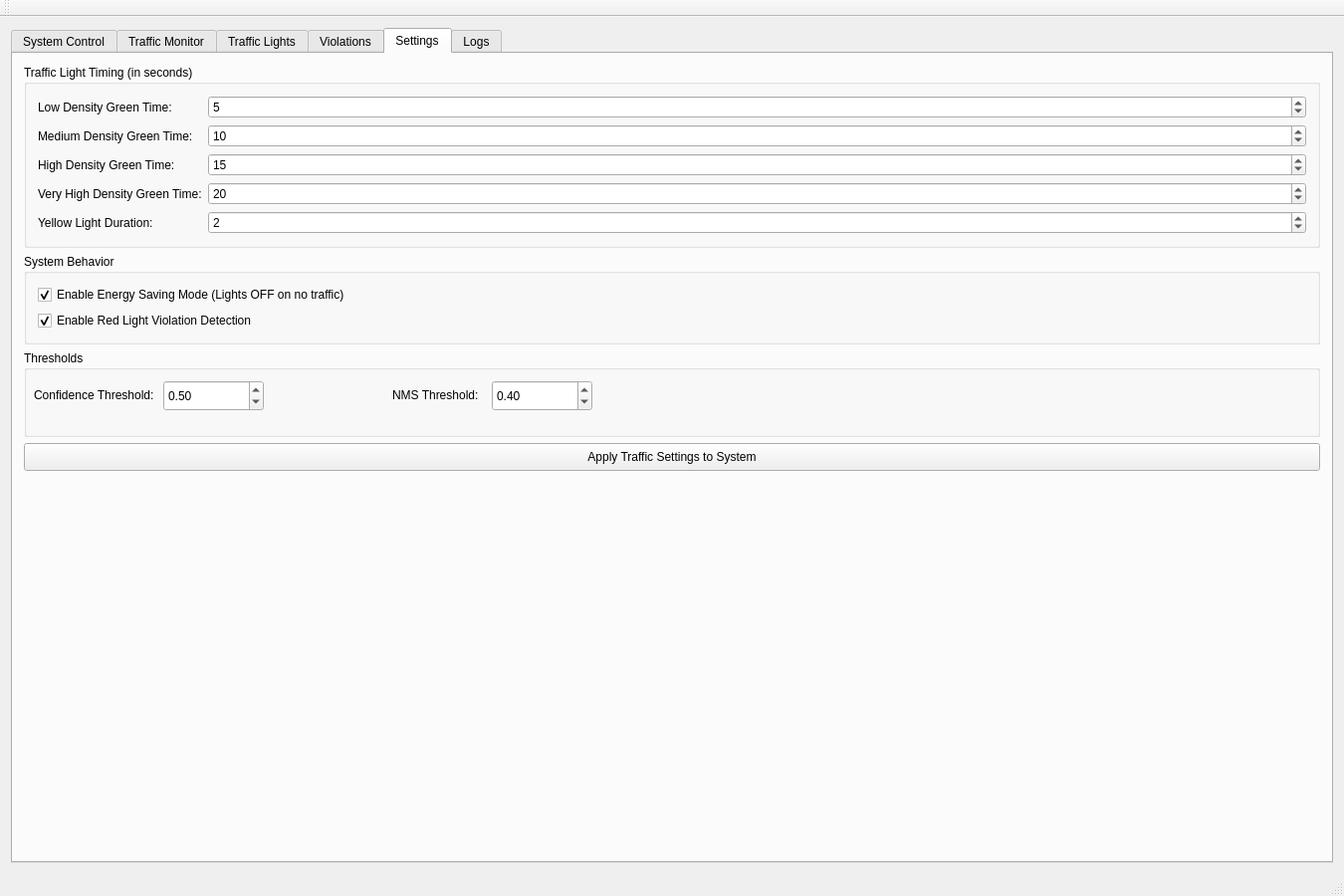
<?xml version="1.0" encoding="UTF-8"?>
<ui version="4.0">
 <class>MainWindow</class>
 <widget class="QMainWindow" name="MainWindow">
  <property name="geometry">
   <rect>
    <x>0</x>
    <y>0</y>
    <width>1350</width>
    <height>900</height>
   </rect>
  </property>
  <property name="windowTitle">
   <string>Smart Traffic Management System v1.0</string>
  </property>
  <widget class="QWidget" name="centralwidget">
   <layout class="QVBoxLayout" name="verticalLayout_central">
    <item>
     <widget class="QTabWidget" name="mainTabWidget_ui">
      <property name="currentIndex">
       <number>4</number>
      </property>
      <widget class="QWidget" name="systemControlTab_ui">
       <attribute name="title">
        <string>System Control</string>
       </attribute>
       <layout class="QVBoxLayout" name="verticalLayout_sysCtrl">
        <item>
         <widget class="QGroupBox" name="sysctrl_systemGroupBox">
          <property name="title">
           <string>System Control</string>
          </property>
          <layout class="QHBoxLayout" name="horizontalLayout_sysCtrlButtons">
           <item>
            <widget class="QPushButton" name="sysctrl_startSystemBtn">
             <property name="minimumSize">
              <size>
               <width>0</width>
               <height>40</height>
              </size>
             </property>
             <property name="styleSheet">
              <string>background-color: green; color: white;</string>
             </property>
             <property name="text">
              <string>Start System Task</string>
             </property>
            </widget>
           </item>
           <item>
            <widget class="QPushButton" name="sysctrl_stopSystemBtn">
             <property name="minimumSize">
              <size>
               <width>0</width>
               <height>40</height>
              </size>
             </property>
             <property name="styleSheet">
              <string>background-color: red; color: white;</string>
             </property>
             <property name="text">
              <string>Stop System Task</string>
             </property>
            </widget>
           </item>
           <item>
            <spacer name="horizontalSpacer_sysCtrl">
             <property name="orientation">
              <enum>Qt::Orientation::Horizontal</enum>
             </property>
             <property name="sizeHint" stdset="0">
              <size>
               <width>40</width>
               <height>20</height>
              </size>
             </property>
            </spacer>
           </item>
          </layout>
         </widget>
        </item>
        <item>
         <widget class="QGroupBox" name="sysctrl_cameraGroupBox">
          <property name="title">
           <string>Camera Configuration</string>
          </property>
          <layout class="QGridLayout" name="gridLayout_cameras">
           <item row="0" column="0">
            <widget class="QLabel" name="label_cam1">
             <property name="text">
              <string>Road 1 Camera:</string>
             </property>
            </widget>
           </item>
           <item row="0" column="1">
            <widget class="QLineEdit" name="sysctrl_camera1Edit">
             <property name="placeholderText">
              <string>Index, IP, or File Path</string>
             </property>
            </widget>
           </item>
           <item row="0" column="2">
            <widget class="QPushButton" name="sysctrl_connectCamera1Btn">
             <property name="text">
              <string>Connect</string>
             </property>
            </widget>
           </item>
           <item row="0" column="3">
            <widget class="QPushButton" name="sysctrl_disconnectCamera1Btn">
             <property name="text">
              <string>Disconnect</string>
             </property>
            </widget>
           </item>
           <item row="1" column="0">
            <widget class="QLabel" name="label_cam2">
             <property name="text">
              <string>Road 2 Camera:</string>
             </property>
            </widget>
           </item>
           <item row="1" column="1">
            <widget class="QLineEdit" name="sysctrl_camera2Edit">
             <property name="placeholderText">
              <string>Index, IP, or File Path</string>
             </property>
            </widget>
           </item>
           <item row="1" column="2">
            <widget class="QPushButton" name="sysctrl_connectCamera2Btn">
             <property name="text">
              <string>Connect</string>
             </property>
            </widget>
           </item>
           <item row="1" column="3">
            <widget class="QPushButton" name="sysctrl_disconnectCamera2Btn">
             <property name="text">
              <string>Disconnect</string>
             </property>
            </widget>
           </item>
           <item row="2" column="0">
            <widget class="QLabel" name="label_cam3">
             <property name="text">
              <string>Road 3 Camera:</string>
             </property>
            </widget>
           </item>
           <item row="2" column="1">
            <widget class="QLineEdit" name="sysctrl_camera3Edit">
             <property name="placeholderText">
              <string>Index, IP, or File Path</string>
             </property>
            </widget>
           </item>
           <item row="2" column="2">
            <widget class="QPushButton" name="sysctrl_connectCamera3Btn">
             <property name="text">
              <string>Connect</string>
             </property>
            </widget>
           </item>
           <item row="2" column="3">
            <widget class="QPushButton" name="sysctrl_disconnectCamera3Btn">
             <property name="text">
              <string>Disconnect</string>
             </property>
            </widget>
           </item>
           <item row="3" column="0">
            <widget class="QLabel" name="label_cam4">
             <property name="text">
              <string>Road 4 Camera:</string>
             </property>
            </widget>
           </item>
           <item row="3" column="1">
            <widget class="QLineEdit" name="sysctrl_camera4Edit">
             <property name="placeholderText">
              <string>Index, IP, or File Path</string>
             </property>
            </widget>
           </item>
           <item row="3" column="2">
            <widget class="QPushButton" name="sysctrl_connectCamera4Btn">
             <property name="text">
              <string>Connect</string>
             </property>
            </widget>
           </item>
           <item row="3" column="3">
            <widget class="QPushButton" name="sysctrl_disconnectCamera4Btn">
             <property name="text">
              <string>Disconnect</string>
             </property>
            </widget>
           </item>
          </layout>
         </widget>
        </item>
        <item>
         <widget class="QGroupBox" name="sysctrl_arduinoGroupBox">
          <property name="title">
           <string>Arduino Configuration</string>
          </property>
          <layout class="QHBoxLayout" name="horizontalLayout_arduino">
           <item>
            <widget class="QLabel" name="label_arduinoPort">
             <property name="text">
              <string>Port:</string>
             </property>
            </widget>
           </item>
           <item>
            <widget class="QComboBox" name="sysctrl_arduinoPortCombo"/>
           </item>
           <item>
            <widget class="QPushButton" name="sysctrl_refreshPortsBtn">
             <property name="text">
              <string>Refresh Ports</string>
             </property>
            </widget>
           </item>
           <item>
            <widget class="QCheckBox" name="sysctrl_simulationModeCheck">
             <property name="text">
              <string>Simulation Mode (No Arduino)</string>
             </property>
            </widget>
           </item>
           <item>
            <spacer name="horizontalSpacer_arduino">
             <property name="orientation">
              <enum>Qt::Orientation::Horizontal</enum>
             </property>
             <property name="sizeHint" stdset="0">
              <size>
               <width>40</width>
               <height>20</height>
              </size>
             </property>
            </spacer>
           </item>
          </layout>
         </widget>
        </item>
        <item>
         <spacer name="verticalSpacer_sysCtrl">
          <property name="orientation">
           <enum>Qt::Orientation::Vertical</enum>
          </property>
          <property name="sizeHint" stdset="0">
           <size>
            <width>20</width>
            <height>40</height>
           </size>
          </property>
         </spacer>
        </item>
       </layout>
      </widget>
      <widget class="QWidget" name="trafficMonitorTab_ui">
       <attribute name="title">
        <string>Traffic Monitor</string>
       </attribute>
       <layout class="QGridLayout" name="gridLayout_monitor">
        <item row="0" column="0">
         <widget class="QGroupBox" name="monitor_road1GroupBox">
          <property name="title">
           <string>Road 1</string>
          </property>
          <layout class="QVBoxLayout" name="verticalLayout_monitor_road1">
           <item>
            <widget class="QLabel" name="monitor_cameraDisplay1">
             <property name="minimumSize">
              <size>
               <width>320</width>
               <height>240</height>
              </size>
             </property>
             <property name="styleSheet">
              <string>background-color: black; border: 1px solid gray;</string>
             </property>
             <property name="text">
              <string>Feed Disconnected</string>
             </property>
             <property name="scaledContents">
              <bool>true</bool>
             </property>
             <property name="alignment">
              <set>Qt::AlignmentFlag::AlignCenter</set>
             </property>
            </widget>
           </item>
           <item>
            <widget class="QLabel" name="monitor_vehicleCount1">
             <property name="text">
              <string>Vehicles: 0</string>
             </property>
            </widget>
           </item>
           <item>
            <widget class="QLabel" name="monitor_density1">
             <property name="text">
              <string>Density: OFF</string>
             </property>
            </widget>
           </item>
           <item>
            <widget class="QLabel" name="monitor_lightStatus1">
             <property name="text">
              <string>Light: OFF</string>
             </property>
            </widget>
           </item>
          </layout>
         </widget>
        </item>
        <item row="0" column="1">
         <widget class="QGroupBox" name="monitor_road2GroupBox">
          <property name="title">
           <string>Road 2</string>
          </property>
          <layout class="QVBoxLayout" name="verticalLayout_monitor_road2">
           <item>
            <widget class="QLabel" name="monitor_cameraDisplay2">
             <property name="minimumSize">
              <size>
               <width>320</width>
               <height>240</height>
              </size>
             </property>
             <property name="styleSheet">
              <string>background-color: black; border: 1px solid gray;</string>
             </property>
             <property name="text">
              <string>Feed Disconnected</string>
             </property>
             <property name="scaledContents">
              <bool>true</bool>
             </property>
             <property name="alignment">
              <set>Qt::AlignmentFlag::AlignCenter</set>
             </property>
            </widget>
           </item>
           <item>
            <widget class="QLabel" name="monitor_vehicleCount2">
             <property name="text">
              <string>Vehicles: 0</string>
             </property>
            </widget>
           </item>
           <item>
            <widget class="QLabel" name="monitor_density2">
             <property name="text">
              <string>Density: OFF</string>
             </property>
            </widget>
           </item>
           <item>
            <widget class="QLabel" name="monitor_lightStatus2">
             <property name="text">
              <string>Light: OFF</string>
             </property>
            </widget>
           </item>
          </layout>
         </widget>
        </item>
        <item row="1" column="0">
         <widget class="QGroupBox" name="monitor_road3GroupBox">
          <property name="title">
           <string>Road 3</string>
          </property>
          <layout class="QVBoxLayout" name="verticalLayout_monitor_road3">
           <item>
            <widget class="QLabel" name="monitor_cameraDisplay3">
             <property name="minimumSize">
              <size>
               <width>320</width>
               <height>240</height>
              </size>
             </property>
             <property name="styleSheet">
              <string>background-color: black; border: 1px solid gray;</string>
             </property>
             <property name="text">
              <string>Feed Disconnected</string>
             </property>
             <property name="scaledContents">
              <bool>true</bool>
             </property>
             <property name="alignment">
              <set>Qt::AlignmentFlag::AlignCenter</set>
             </property>
            </widget>
           </item>
           <item>
            <widget class="QLabel" name="monitor_vehicleCount3">
             <property name="text">
              <string>Vehicles: 0</string>
             </property>
            </widget>
           </item>
           <item>
            <widget class="QLabel" name="monitor_density3">
             <property name="text">
              <string>Density: OFF</string>
             </property>
            </widget>
           </item>
           <item>
            <widget class="QLabel" name="monitor_lightStatus3">
             <property name="text">
              <string>Light: OFF</string>
             </property>
            </widget>
           </item>
          </layout>
         </widget>
        </item>
        <item row="1" column="1">
         <widget class="QGroupBox" name="monitor_road4GroupBox">
          <property name="title">
           <string>Road 4</string>
          </property>
          <layout class="QVBoxLayout" name="verticalLayout_monitor_road4">
           <item>
            <widget class="QLabel" name="monitor_cameraDisplay4">
             <property name="minimumSize">
              <size>
               <width>320</width>
               <height>240</height>
              </size>
             </property>
             <property name="styleSheet">
              <string>background-color: black; border: 1px solid gray;</string>
             </property>
             <property name="text">
              <string>Feed Disconnected</string>
             </property>
             <property name="scaledContents">
              <bool>true</bool>
             </property>
             <property name="alignment">
              <set>Qt::AlignmentFlag::AlignCenter</set>
             </property>
            </widget>
           </item>
           <item>
            <widget class="QLabel" name="monitor_vehicleCount4">
             <property name="text">
              <string>Vehicles: 0</string>
             </property>
            </widget>
           </item>
           <item>
            <widget class="QLabel" name="monitor_density4">
             <property name="text">
              <string>Density: OFF</string>
             </property>
            </widget>
           </item>
           <item>
            <widget class="QLabel" name="monitor_lightStatus4">
             <property name="text">
              <string>Light: OFF</string>
             </property>
            </widget>
           </item>
          </layout>
         </widget>
        </item>
       </layout>
      </widget>
      <widget class="QWidget" name="trafficLightsTab_ui">
       <attribute name="title">
        <string>Traffic Lights</string>
       </attribute>
       <layout class="QVBoxLayout" name="verticalLayout_lightsPage">
        <item alignment="Qt::AlignmentFlag::AlignHCenter">
         <widget class="QLabel" name="lights_currentRoadLabel">
          <property name="font">
           <font>
            <pointsize>14</pointsize>
            <bold>true</bold>
           </font>
          </property>
          <property name="text">
           <string>Current Green Road: None</string>
          </property>
         </widget>
        </item>
        <item>
         <widget class="QProgressBar" name="lights_lightTimerProgress">
          <property name="value">
           <number>0</number>
          </property>
          <property name="textVisible">
           <bool>true</bool>
          </property>
         </widget>
        </item>
        <item>
         <layout class="QGridLayout" name="gridLayout_lights">
          <item row="0" column="0">
           <widget class="QGroupBox" name="lights_road1GroupBox">
            <property name="title">
             <string>Road 1 Lights</string>
            </property>
            <layout class="QHBoxLayout" name="horizontalLayout_lights1">
             <item>
              <widget class="QLabel" name="lights_light1Red">
               <property name="minimumSize">
                <size>
                 <width>50</width>
                 <height>0</height>
                </size>
               </property>
               <property name="styleSheet">
                <string>background-color: red; border-radius: 25px;</string>
               </property>
               <property name="text">
                <string/>
               </property>
              </widget>
             </item>
             <item>
              <widget class="QLabel" name="lights_light1Yellow">
               <property name="minimumSize">
                <size>
                 <width>50</width>
                 <height>0</height>
                </size>
               </property>
               <property name="styleSheet">
                <string>background-color: yellow; border-radius: 25px;</string>
               </property>
               <property name="text">
                <string/>
               </property>
              </widget>
             </item>
             <item>
              <widget class="QLabel" name="lights_light1Green">
               <property name="minimumSize">
                <size>
                 <width>50</width>
                 <height>0</height>
                </size>
               </property>
               <property name="styleSheet">
                <string>background-color: green; border-radius: 25px;</string>
               </property>
               <property name="text">
                <string/>
               </property>
              </widget>
             </item>
            </layout>
           </widget>
          </item>
          <item row="0" column="1">
           <widget class="QGroupBox" name="lights_road2GroupBox">
            <property name="title">
             <string>Road 2 Lights</string>
            </property>
            <layout class="QHBoxLayout" name="horizontalLayout_lights2">
             <item>
              <widget class="QLabel" name="lights_light2Red">
               <property name="minimumSize">
                <size>
                 <width>50</width>
                 <height>50</height>
                </size>
               </property>
               <property name="styleSheet">
                <string>background-color: red; border-radius: 25px;</string>
               </property>
               <property name="text">
                <string/>
               </property>
              </widget>
             </item>
             <item>
              <widget class="QLabel" name="lights_light2Yellow">
               <property name="minimumSize">
                <size>
                 <width>50</width>
                 <height>50</height>
                </size>
               </property>
               <property name="styleSheet">
                <string>background-color: yellow; border-radius: 25px;</string>
               </property>
               <property name="text">
                <string/>
               </property>
              </widget>
             </item>
             <item>
              <widget class="QLabel" name="lights_light2Green">
               <property name="minimumSize">
                <size>
                 <width>50</width>
                 <height>50</height>
                </size>
               </property>
               <property name="styleSheet">
                <string>background-color: green; border-radius: 25px;</string>
               </property>
               <property name="text">
                <string/>
               </property>
              </widget>
             </item>
            </layout>
           </widget>
          </item>
          <item row="1" column="0">
           <widget class="QGroupBox" name="lights_road3GroupBox">
            <property name="title">
             <string>Road 3 Lights</string>
            </property>
            <layout class="QHBoxLayout" name="horizontalLayout_lights3">
             <item>
              <widget class="QLabel" name="lights_light3Red">
               <property name="minimumSize">
                <size>
                 <width>50</width>
                 <height>0</height>
                </size>
               </property>
               <property name="styleSheet">
                <string>background-color: red; border-radius: 25px;</string>
               </property>
               <property name="text">
                <string/>
               </property>
              </widget>
             </item>
             <item>
              <widget class="QLabel" name="lights_light3Yellow">
               <property name="minimumSize">
                <size>
                 <width>50</width>
                 <height>0</height>
                </size>
               </property>
               <property name="styleSheet">
                <string>background-color: yellow; border-radius: 25px;</string>
               </property>
               <property name="text">
                <string/>
               </property>
              </widget>
             </item>
             <item>
              <widget class="QLabel" name="lights_light3Green">
               <property name="minimumSize">
                <size>
                 <width>50</width>
                 <height>0</height>
                </size>
               </property>
               <property name="styleSheet">
                <string>background-color: green; border-radius: 25px;</string>
               </property>
               <property name="text">
                <string/>
               </property>
              </widget>
             </item>
            </layout>
           </widget>
          </item>
          <item row="1" column="1">
           <widget class="QGroupBox" name="lights_road4GroupBox">
            <property name="title">
             <string>Road 4 Lights</string>
            </property>
            <layout class="QHBoxLayout" name="horizontalLayout_lights4">
             <item>
              <widget class="QLabel" name="lights_light4Red">
               <property name="minimumSize">
                <size>
                 <width>50</width>
                 <height>50</height>
                </size>
               </property>
               <property name="styleSheet">
                <string>background-color: red; border-radius: 25px;</string>
               </property>
               <property name="text">
                <string/>
               </property>
              </widget>
             </item>
             <item>
              <widget class="QLabel" name="lights_light4Yellow">
               <property name="minimumSize">
                <size>
                 <width>50</width>
                 <height>50</height>
                </size>
               </property>
               <property name="styleSheet">
                <string>background-color: yellow; border-radius: 25px;</string>
               </property>
               <property name="text">
                <string/>
               </property>
              </widget>
             </item>
             <item>
              <widget class="QLabel" name="lights_light4Green">
               <property name="minimumSize">
                <size>
                 <width>50</width>
                 <height>50</height>
                </size>
               </property>
               <property name="styleSheet">
                <string>background-color: green; border-radius: 25px;</string>
               </property>
               <property name="text">
                <string/>
               </property>
              </widget>
             </item>
            </layout>
           </widget>
          </item>
         </layout>
        </item>
        <item>
         <spacer name="verticalSpacer_lightsPage">
          <property name="orientation">
           <enum>Qt::Orientation::Vertical</enum>
          </property>
          <property name="sizeHint" stdset="0">
           <size>
            <width>20</width>
            <height>40</height>
           </size>
          </property>
         </spacer>
        </item>
       </layout>
      </widget>
      <widget class="QWidget" name="violationsTab_ui">
       <attribute name="title">
        <string>Violations</string>
       </attribute>
       <layout class="QVBoxLayout" name="verticalLayout_violations">
        <item>
         <layout class="QHBoxLayout" name="horizontalLayout_violationsStats">
          <item>
           <widget class="QLabel" name="violations_totalViolationsLabel">
            <property name="text">
             <string>Total Violations (Session): 0</string>
            </property>
           </widget>
          </item>
          <item>
           <spacer name="horizontalSpacer_violations">
            <property name="orientation">
             <enum>Qt::Orientation::Horizontal</enum>
            </property>
            <property name="sizeHint" stdset="0">
             <size>
              <width>40</width>
              <height>20</height>
             </size>
            </property>
           </spacer>
          </item>
          <item>
           <widget class="QPushButton" name="violations_openFolderBtn">
            <property name="text">
             <string>Open Violations Folder</string>
            </property>
           </widget>
          </item>
          <item>
           <widget class="QPushButton" name="violations_clearTableBtn">
            <property name="text">
             <string>Clear Violations Table</string>
            </property>
           </widget>
          </item>
         </layout>
        </item>
        <item>
         <widget class="QTableWidget" name="violations_tableWidget">
          <column>
           <property name="text">
            <string>Timestamp</string>
           </property>
          </column>
          <column>
           <property name="text">
            <string>Road</string>
           </property>
          </column>
          <column>
           <property name="text">
            <string>Reason</string>
           </property>
          </column>
          <column>
           <property name="text">
            <string>Evidence Notes</string>
           </property>
          </column>
         </widget>
        </item>
       </layout>
      </widget>
      <widget class="QWidget" name="settingsTab_ui">
       <attribute name="title">
        <string>Settings</string>
       </attribute>
       <layout class="QVBoxLayout" name="verticalLayout_settings">
        <item>
         <widget class="QGroupBox" name="settings_timingGroupBox">
          <property name="title">
           <string>Traffic Light Timing (in seconds)</string>
          </property>
          <layout class="QFormLayout" name="formLayout_timing">
           <item row="0" column="0">
            <widget class="QLabel" name="label_lowD">
             <property name="text">
              <string>Low Density Green Time:</string>
             </property>
            </widget>
           </item>
           <item row="0" column="1">
            <widget class="QSpinBox" name="settings_lowDensityTimeSpin">
             <property name="minimum">
              <number>1</number>
             </property>
             <property name="maximum">
              <number>120</number>
             </property>
             <property name="value">
              <number>5</number>
             </property>
            </widget>
           </item>
           <item row="1" column="0">
            <widget class="QLabel" name="label_medD">
             <property name="text">
              <string>Medium Density Green Time:</string>
             </property>
            </widget>
           </item>
           <item row="1" column="1">
            <widget class="QSpinBox" name="settings_mediumDensityTimeSpin">
             <property name="minimum">
              <number>1</number>
             </property>
             <property name="maximum">
              <number>120</number>
             </property>
             <property name="value">
              <number>10</number>
             </property>
            </widget>
           </item>
           <item row="2" column="0">
            <widget class="QLabel" name="label_highD">
             <property name="text">
              <string>High Density Green Time:</string>
             </property>
            </widget>
           </item>
           <item row="2" column="1">
            <widget class="QSpinBox" name="settings_highDensityTimeSpin">
             <property name="minimum">
              <number>1</number>
             </property>
             <property name="maximum">
              <number>120</number>
             </property>
             <property name="value">
              <number>15</number>
             </property>
            </widget>
           </item>
           <item row="3" column="0">
            <widget class="QLabel" name="label_vHighD">
             <property name="text">
              <string>Very High Density Green Time:</string>
             </property>
            </widget>
           </item>
           <item row="3" column="1">
            <widget class="QSpinBox" name="settings_veryHighDensityTimeSpin">
             <property name="minimum">
              <number>1</number>
             </property>
             <property name="maximum">
              <number>120</number>
             </property>
             <property name="value">
              <number>20</number>
             </property>
            </widget>
           </item>
           <item row="4" column="0">
            <widget class="QLabel" name="label_yellowL">
             <property name="text">
              <string>Yellow Light Duration:</string>
             </property>
            </widget>
           </item>
           <item row="4" column="1">
            <widget class="QSpinBox" name="settings_yellowLightTimeSpin">
             <property name="minimum">
              <number>1</number>
             </property>
             <property name="maximum">
              <number>10</number>
             </property>
             <property name="value">
              <number>2</number>
             </property>
            </widget>
           </item>
          </layout>
         </widget>
        </item>
        <item>
         <widget class="QGroupBox" name="settings_behaviorGroupBox">
          <property name="title">
           <string>System Behavior</string>
          </property>
          <layout class="QVBoxLayout" name="verticalLayout_behavior">
           <item>
            <widget class="QCheckBox" name="settings_energySavingCheck">
             <property name="text">
              <string>Enable Energy Saving Mode (Lights OFF on no traffic)</string>
             </property>
             <property name="checked">
              <bool>true</bool>
             </property>
            </widget>
           </item>
           <item>
            <widget class="QCheckBox" name="settings_violationDetectionCheck">
             <property name="text">
              <string>Enable Red Light Violation Detection</string>
             </property>
             <property name="checked">
              <bool>true</bool>
             </property>
            </widget>
           </item>
          </layout>
         </widget>
        </item>
        <item>
         <widget class="QGroupBox" name="groupBox_2">
          <property name="styleSheet">
           <string notr="true">min-height: 70px;</string>
          </property>
          <property name="title">
           <string>Thresholds</string>
          </property>
          <widget class="QDoubleSpinBox" name="settings_yoloConfidenceSpin">
           <property name="geometry">
            <rect>
             <x>140</x>
             <y>30</y>
             <width>101</width>
             <height>31</height>
            </rect>
           </property>
           <property name="styleSheet">
            <string notr="true">min-height:10px;</string>
           </property>
           <property name="decimals">
            <number>2</number>
           </property>
           <property name="minimum">
            <double>0.100000000000000</double>
           </property>
           <property name="maximum">
            <double>1.000000000000000</double>
           </property>
           <property name="singleStep">
            <double>0.100000000000000</double>
           </property>
           <property name="value">
            <double>0.500000000000000</double>
           </property>
          </widget>
          <widget class="QDoubleSpinBox" name="settings_yoloNMSSpin">
           <property name="geometry">
            <rect>
             <x>470</x>
             <y>30</y>
             <width>101</width>
             <height>31</height>
            </rect>
           </property>
           <property name="styleSheet">
            <string notr="true">min-height:10px;</string>
           </property>
           <property name="decimals">
            <number>2</number>
           </property>
           <property name="minimum">
            <double>0.100000000000000</double>
           </property>
           <property name="maximum">
            <double>1.000000000000000</double>
           </property>
           <property name="singleStep">
            <double>0.100000000000000</double>
           </property>
           <property name="value">
            <double>0.400000000000000</double>
           </property>
          </widget>
          <widget class="QLabel" name="label_yellowL_2">
           <property name="geometry">
            <rect>
             <x>10</x>
             <y>10</y>
             <width>131</width>
             <height>70</height>
            </rect>
           </property>
           <property name="text">
            <string>Confidence Threshold:</string>
           </property>
          </widget>
          <widget class="QLabel" name="label_yellowL_3">
           <property name="geometry">
            <rect>
             <x>370</x>
             <y>10</y>
             <width>101</width>
             <height>70</height>
            </rect>
           </property>
           <property name="text">
            <string>NMS Threshold:</string>
           </property>
          </widget>
         </widget>
        </item>
        <item>
         <widget class="QPushButton" name="settings_applyTrafficBtn">
          <property name="styleSheet">
           <string notr="true">min-height:20px;</string>
          </property>
          <property name="text">
           <string>Apply Traffic Settings to System</string>
          </property>
         </widget>
        </item>
        <item>
         <layout class="QHBoxLayout" name="horizontalLayout_settingsFileOps"/>
        </item>
        <item>
         <spacer name="verticalSpacer_settings">
          <property name="orientation">
           <enum>Qt::Orientation::Vertical</enum>
          </property>
          <property name="sizeHint" stdset="0">
           <size>
            <width>20</width>
            <height>40</height>
           </size>
          </property>
         </spacer>
        </item>
       </layout>
      </widget>
      <widget class="QWidget" name="logTab_ui">
       <attribute name="title">
        <string>Logs</string>
       </attribute>
       <layout class="QVBoxLayout" name="verticalLayout_log">
        <item>
         <layout class="QHBoxLayout" name="horizontalLayout_logControls">
          <item>
           <widget class="QCheckBox" name="logs_autoScrollCheck">
            <property name="text">
             <string>Auto Scroll Log</string>
            </property>
            <property name="checked">
             <bool>true</bool>
            </property>
           </widget>
          </item>
          <item>
           <spacer name="horizontalSpacer_log">
            <property name="orientation">
             <enum>Qt::Orientation::Horizontal</enum>
            </property>
            <property name="sizeHint" stdset="0">
             <size>
              <width>40</width>
              <height>20</height>
             </size>
            </property>
           </spacer>
          </item>
          <item>
           <widget class="QPushButton" name="logs_clearLogBtn">
            <property name="text">
             <string>Clear Log Display</string>
            </property>
           </widget>
          </item>
          <item>
           <widget class="QPushButton" name="logs_exportLogBtn">
            <property name="text">
             <string>Export Full Log</string>
            </property>
           </widget>
          </item>
         </layout>
        </item>
        <item>
         <widget class="QTextEdit" name="logs_logDisplay">
          <property name="font">
           <font/>
          </property>
          <property name="lineWrapMode">
           <enum>QTextEdit::LineWrapMode::NoWrap</enum>
          </property>
          <property name="readOnly">
           <bool>true</bool>
          </property>
         </widget>
        </item>
       </layout>
      </widget>
     </widget>
    </item>
   </layout>
  </widget>
  <widget class="QMenuBar" name="menubar">
   <property name="geometry">
    <rect>
     <x>0</x>
     <y>0</y>
     <width>1350</width>
     <height>17</height>
    </rect>
   </property>
   <widget class="QMenuBar" name="menubar_2">
    <property name="geometry">
     <rect>
      <x>0</x>
      <y>0</y>
      <width>1350</width>
      <height>23</height>
     </rect>
    </property>
   </widget>
  </widget>
  <widget class="QStatusBar" name="statusbar"/>
  <widget class="QToolBar" name="toolBar">
   <property name="windowTitle">
    <string>toolBar</string>
   </property>
   <attribute name="toolBarArea">
    <enum>TopToolBarArea</enum>
   </attribute>
   <attribute name="toolBarBreak">
    <bool>false</bool>
   </attribute>
  </widget>
  <action name="actionLoadSettings">
   <property name="text">
    <string>&amp;Load Settings...</string>
   </property>
   <property name="toolTip">
    <string>Load system and camera settings from a file</string>
   </property>
   <property name="shortcut">
    <string>Ctrl+L</string>
   </property>
  </action>
  <action name="actionSaveSettings">
   <property name="text">
    <string>&amp;Save Settings As...</string>
   </property>
   <property name="toolTip">
    <string>Save current system and camera settings to a file</string>
   </property>
   <property name="shortcut">
    <string>Ctrl+S</string>
   </property>
  </action>
  <action name="actionExportLogs">
   <property name="text">
    <string>&amp;Export System Logs...</string>
   </property>
   <property name="toolTip">
    <string>Export the current system logs to a text file</string>
   </property>
  </action>
  <action name="actionOpenViolationsFolder">
   <property name="text">
    <string>Open &amp;Violations Folder</string>
   </property>
   <property name="toolTip">
    <string>Open the folder where violation images are stored</string>
   </property>
  </action>
  <action name="actionExit">
   <property name="text">
    <string>E&amp;xit</string>
   </property>
   <property name="toolTip">
    <string>Exit the application</string>
   </property>
   <property name="shortcut">
    <string>Ctrl+Q</string>
   </property>
  </action>
  <action name="actionStartSystem">
   <property name="text">
    <string>S&amp;tart System</string>
   </property>
   <property name="toolTip">
    <string>Start the traffic management system processing</string>
   </property>
   <property name="shortcut">
    <string>Ctrl+R</string>
   </property>
  </action>
  <action name="actionStopSystem">
   <property name="text">
    <string>St&amp;op System</string>
   </property>
   <property name="toolTip">
    <string>Stop the traffic management system processing</string>
   </property>
   <property name="shortcut">
    <string>Ctrl+T</string>
   </property>
  </action>
  <action name="actionRefreshCameras">
   <property name="text">
    <string>Re&amp;fresh Cameras</string>
   </property>
   <property name="toolTip">
    <string>Refresh camera connection statuses</string>
   </property>
  </action>
  <action name="actionAbout">
   <property name="text">
    <string>&amp;About Smart Traffic System</string>
   </property>
   <property name="toolTip">
    <string>Show information about this application</string>
   </property>
  </action>
 </widget>
 <layoutdefault spacing="6" margin="11"/>
 <resources/>
 <connections>
  <connection>
   <sender>actionExit</sender>
   <signal>triggered()</signal>
   <receiver>MainWindow</receiver>
   <slot>close()</slot>
   <hints>
    <hint type="sourcelabel">
     <x>-1</x>
     <y>-1</y>
    </hint>
    <hint type="destinationlabel">
     <x>674</x>
     <y>449</y>
    </hint>
   </hints>
  </connection>
 </connections>
</ui>
